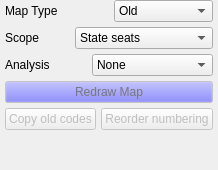
          <widget class="QWidget" name="tab_map">
           <attribute name="title">
            <string>Map</string>
           </attribute>
           <layout class="QVBoxLayout" name="verticalLayout_4">
            <property name="spacing">
             <number>5</number>
            </property>
            <property name="leftMargin">
             <number>5</number>
            </property>
            <property name="topMargin">
             <number>0</number>
            </property>
            <property name="rightMargin">
             <number>5</number>
            </property>
            <property name="bottomMargin">
             <number>0</number>
            </property>
            <item>
             <layout class="QHBoxLayout" name="horizontalLayout_7">
              <property name="spacing">
               <number>10</number>
              </property>
              <item>
               <widget class="QLabel" name="label_13">
                <property name="text">
                 <string>Map Type</string>
                </property>
               </widget>
              </item>
              <item>
               <widget class="QComboBox" name="selector_map_type">
                <property name="currentIndex">
                 <number>0</number>
                </property>
                <item>
                 <property name="text">
                  <string>Old</string>
                 </property>
                </item>
                <item>
                 <property name="text">
                  <string>New</string>
                 </property>
                </item>
               </widget>
              </item>
             </layout>
            </item>
            <item>
             <layout class="QHBoxLayout" name="horizontalLayout_29">
              <item>
               <widget class="QLabel" name="label_9">
                <property name="text">
                 <string>Scope</string>
                </property>
               </widget>
              </item>
              <item>
               <widget class="QComboBox" name="selector_seat_type">
                <item>
                 <property name="text">
                  <string>State seats</string>
                 </property>
                </item>
                <item>
                 <property name="text">
                  <string>Parliamentary seats</string>
                 </property>
                </item>
               </widget>
              </item>
             </layout>
            </item>
            <item>
             <layout class="QHBoxLayout" name="horizontalLayout_28">
              <item>
               <widget class="QLabel" name="label_19">
                <property name="text">
                 <string>Analysis</string>
                </property>
               </widget>
              </item>
              <item>
               <widget class="QComboBox" name="selector_overlay_type">
                <item>
                 <property name="text">
                  <string>None</string>
                 </property>
                </item>
                <item>
                 <property name="text">
                  <string>Equality</string>
                 </property>
                </item>
                <item>
                 <property name="text">
                  <string>Adjacency graph</string>
                 </property>
                </item>
               </widget>
              </item>
             </layout>
            </item>
            <item>
             <layout class="QHBoxLayout" name="horizontalLayout_18">
              <item>
               <widget class="QPushButton" name="btRedrawLayer">
                <property name="enabled">
                 <bool>false</bool>
                </property>
                <property name="palette">
                 <palette>
                  <active>
                   <colorrole role="Button">
                    <brush brushstyle="SolidPattern">
                     <color alpha="255">
                      <red>85</red>
                      <green>85</green>
                      <blue>255</blue>
                     </color>
                    </brush>
                   </colorrole>
                   <colorrole role="ButtonText">
                    <brush brushstyle="SolidPattern">
                     <color alpha="255">
                      <red>255</red>
                      <green>255</green>
                      <blue>255</blue>
                     </color>
                    </brush>
                   </colorrole>
                  </active>
                  <inactive>
                   <colorrole role="Button">
                    <brush brushstyle="SolidPattern">
                     <color alpha="255">
                      <red>85</red>
                      <green>85</green>
                      <blue>255</blue>
                     </color>
                    </brush>
                   </colorrole>
                   <colorrole role="ButtonText">
                    <brush brushstyle="SolidPattern">
                     <color alpha="255">
                      <red>255</red>
                      <green>255</green>
                      <blue>255</blue>
                     </color>
                    </brush>
                   </colorrole>
                  </inactive>
                  <disabled>
                   <colorrole role="Button">
                    <brush brushstyle="SolidPattern">
                     <color alpha="255">
                      <red>85</red>
                      <green>85</green>
                      <blue>255</blue>
                     </color>
                    </brush>
                   </colorrole>
                   <colorrole role="ButtonText">
                    <brush brushstyle="SolidPattern">
                     <color alpha="255">
                      <red>120</red>
                      <green>120</green>
                      <blue>120</blue>
                     </color>
                    </brush>
                   </colorrole>
                  </disabled>
                 </palette>
                </property>
                <property name="font">
                 <font>
                  <weight>50</weight>
                  <bold>false</bold>
                  <kerning>true</kerning>
                 </font>
                </property>
                <property name="text">
                 <string>Redraw Map</string>
                </property>
               </widget>
              </item>
             </layout>
            </item>
            <item>
             <layout class="QHBoxLayout" name="horizontalLayout_20">
              <item>
               <widget class="QPushButton" name="btDuplicate">
                <property name="enabled">
                 <bool>false</bool>
                </property>
                <property name="text">
                 <string>Copy old codes</string>
                </property>
               </widget>
              </item>
              <item>
               <widget class="QPushButton" name="btRenumber">
                <property name="enabled">
                 <bool>false</bool>
                </property>
                <property name="text">
                 <string>Reorder numbering</string>
                </property>
               </widget>
              </item>
             </layout>
            </item>
            <item>
             <spacer name="verticalSpacer_2">
              <property name="orientation">
               <enum>Qt::Vertical</enum>
              </property>
              <property name="sizeHint" stdset="0">
               <size>
                <width>20</width>
                <height>40</height>
               </size>
              </property>
             </spacer>
            </item>
           </layout>
          </widget>
